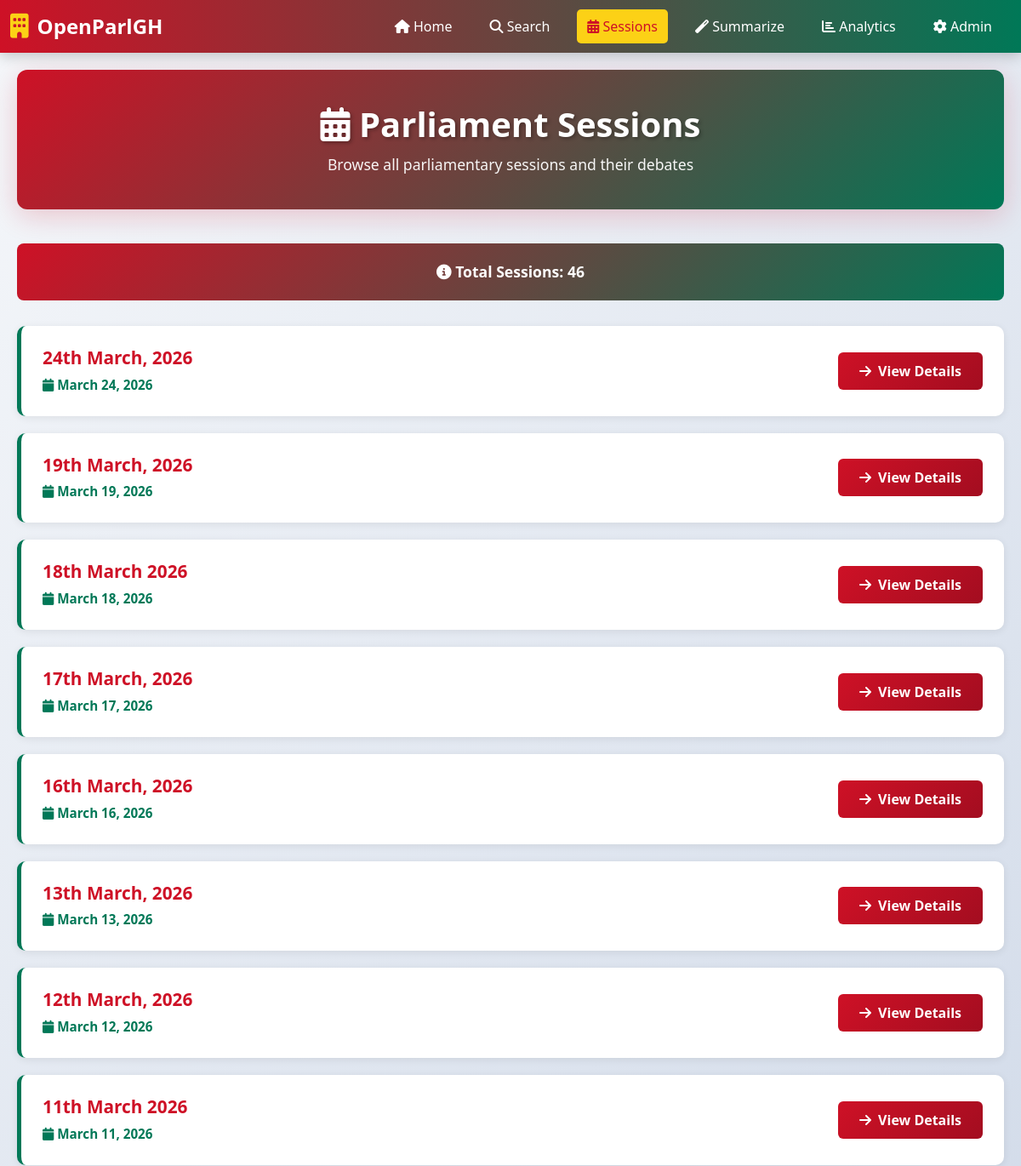
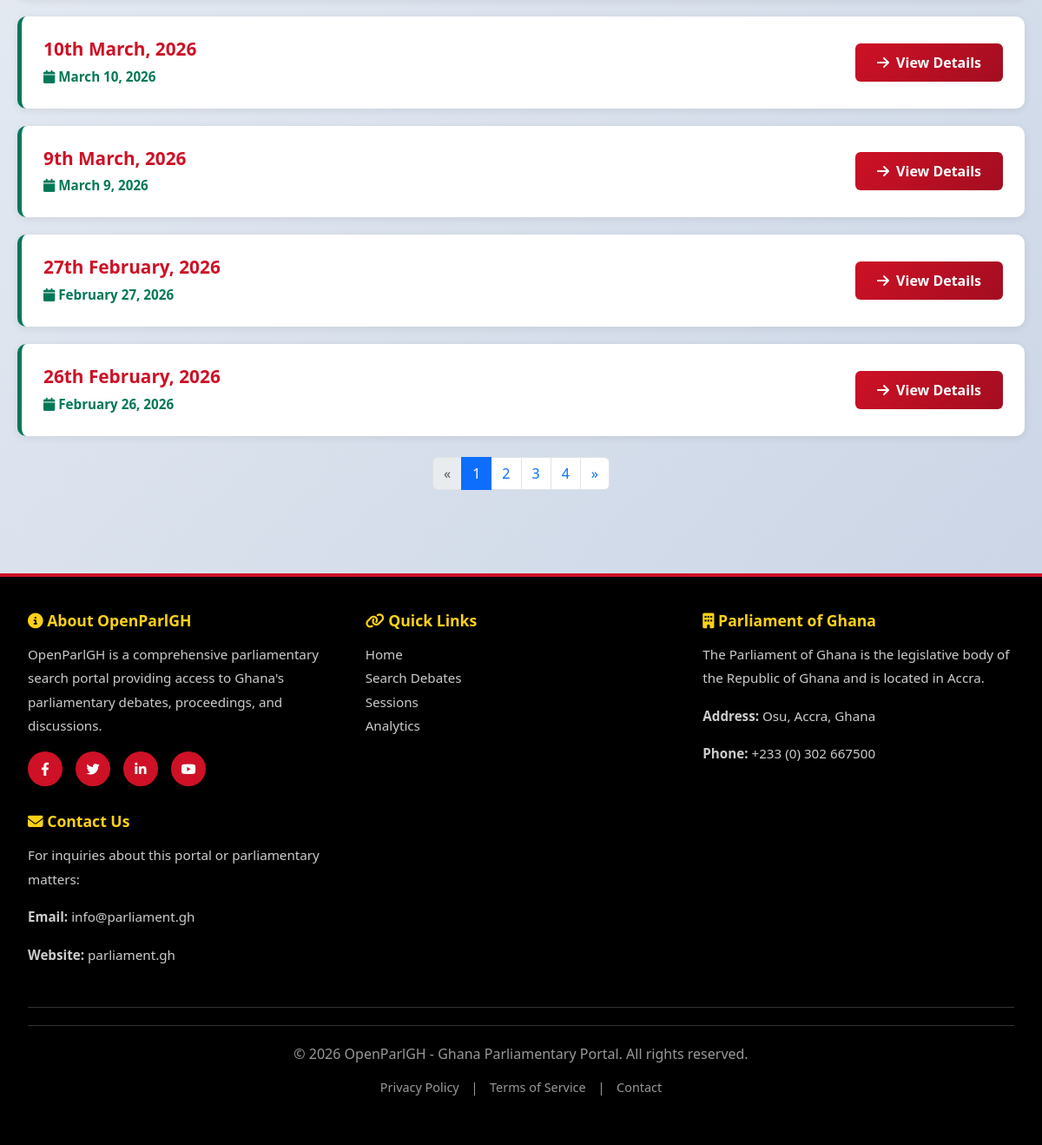
The app's page /sessions/ with its own data (2 pictures, top to bottom).
### app/models.py (models this page shows, shortened)
class Session(models.Model):
    parliament_number = models.IntegerField(null=True, blank=True)
    meeting_number = models.IntegerField(null=True, blank=True)
    sitting_date = models.DateField()
    title = models.CharField(max_length=255)  # e.g. "21 November, 2025"
    pdf_file = models.ForeignKey(HansardFile, on_delete=models.SET_NULL, null=True)

### app/views.py (the view)
# urls.py: path('sessions/', views.session_list, name='session_list'),
def session_list(request):
    sessions = Session.objects.all().order_by('-sitting_date')
    sessions_qs = Session.objects.all().order_by('-sitting_date')
    page = request.GET.get('page', 1)
    per_page = 12
    paginator = Paginator(sessions_qs, per_page)
    try:
        sessions = paginator.page(page)
    except PageNotAnInteger:
        sessions = paginator.page(1)
    except EmptyPage:
        sessions = paginator.page(paginator.num_pages)
    context = {
        'sessions': sessions,
        'paginator': paginator,
    }
    return render(request, 'session_list.html', context)

### app/templates/session_list.html (shortened to what this page needs)
{% extends 'base.html' %}
{% block content %}
<div class="page-header">
    <h1><i class="fas fa-calendar-alt"></i> Parliament Sessions</h1>
    <p>Browse all parliamentary sessions and their debates</p>
</div>
{% if sessions %}
<div class="sessions-count">
    <i class="fas fa-info-circle"></i> Total Sessions: <strong>{{paginator.count }}</strong>
</div>
{% for session in sessions %}
<div class="session-card">
    <div class="session-info">
        <h3>{{ session.title }}</h3>
        <div class="session-date">
            <i class="fas fa-calendar"></i> {{session.sitting_date|date:"F j, Y"}}
        </div>
    </div>
    <a href="{% url 'session_detail' session.id %}" class="session-link">
        <i class="fas fa-arrow-right"></i> View Details
    </a>
</div>
{% endfor %}
{% if sessions.has_other_pages %}
<nav aria-label="Session pagination" class="mt-4">
    <ul class="pagination justify-content-center">
        {% if sessions.has_previous %}
        <li class="page-item">
            <a class="page-link"
                href="?page={{ sessions.previous_page_number }}"
                aria-label="Previous">
                <span aria-hidden="true">&laquo;</span>
            </a>
        </li>
        {% else %}
        <li class="page-item disabled"><span
                class="page-link">&laquo;</span></li>
        {% endif %}
        {% for num in sessions.paginator.page_range %}
        {% if sessions.number == num %}
        <li class="page-item active" aria-current="page"><span
                class="page-link">{{ num }}</span></li>
        {% elif num > sessions.number|add:'-5' and num < sessions.number|add:'5'%}
        <li class="page-item"><a class="page-link" href="?page={{ num }}">{{ num}}</a></li>
        {% endif %}
        {% endfor %}
        {% if sessions.has_next %}
        <li class="page-item">
            <a class="page-link" href="?page={{ sessions.next_page_number }}"
                aria-label="Next">
                <span aria-hidden="true">&raquo;</span>
            </a>
        </li>
        {% else %}
        <li class="page-item disabled"><span
                class="page-link">&raquo;</span></li>
        {% endif %}
    </ul>
</nav>
{% endif %}
{% else %}
<div class="no-sessions">
    <i class="fas fa-calendar-times"></i>
    <h2>No Sessions Found</h2>
    <p>There are currently no parliamentary sessions available.</p>
</div>
{% endif %}
{% endblock %}

### app/templates/base.html (style rules this page uses)
:root { --ghana-red: #CE1126; --ghana-yellow: #FCD116; --ghana-green: #007857; --ghana-black: #000000; --ghana-white: #FFFFFF; --ghana-light-gray: #f5f7fa; }
* { margin: 0; padding: 0; box-sizing: border-box; }
html, body { height: 100%; }
body { font-family: 'Segoe UI', Tahoma, Geneva, Verdana, sans-serif; background: linear-gradient(135deg, #f5f7fa 0%, #c3cfe2 100%); display: flex; flex-direction: column; min-height: 100vh; }
.page-header { background: linear-gradient(135deg, var(--ghana-red) 0%, var(--ghana-green) 100%); color: var(--ghana-white); padding: 40px 20px; border-radius: 12px; margin-bottom: 40px; box-shadow: 0 8px 32px rgba(206, 17, 38, 0.2); text-align: center; }
.page-header h1 { font-size: 2.5rem; font-weight: 700; margin-bottom: 10px; text-shadow: 2px 2px 4px rgba(0, 0, 0, 0.3); }
.page-header p { font-size: 1.1rem; opacity: 0.95; margin: 0; }

### app/templates/session_list.html (style rules this page uses)
.session-card { background: var(--ghana-white); padding: 25px; margin-bottom: 20px; border-radius: 10px; box-shadow: 0 2px 10px rgba(0, 0, 0, 0.08); border-left: 5px solid var(--ghana-green); transition: all 0.3s ease; display: flex; justify-content: space-between; align-items: center; }
.session-info h3 { color: var(--ghana-red); font-size: 1.3rem; font-weight: 700; margin-bottom: 8px; }
.session-date { color: var(--ghana-green); font-weight: 600; font-size: 0.95rem; }
.session-link { background: linear-gradient(135deg, var(--ghana-red) 0%, #a30d20 100%); color: var(--ghana-white); padding: 10px 25px; border-radius: 6px; text-decoration: none; font-weight: 600; transition: all 0.3s ease; display: inline-flex; align-items: center; gap: 8px; white-space: nowrap; }
.sessions-count { background: linear-gradient(135deg, var(--ghana-red) 0%, var(--ghana-green) 100%); color: var(--ghana-white); padding: 20px; border-radius: 8px; margin-bottom: 30px; text-align: center; font-size: 1.1rem; font-weight: 600; }

### records on screen
Session: title "24th March, 2026", sitting_date "March 24, 2026"
Session: title "19th March, 2026", sitting_date "March 19, 2026"
Session: title "18th March 2026", sitting_date "March 18, 2026"
Session: title "17th March, 2026", sitting_date "March 17, 2026"
Session: title "16th March, 2026", sitting_date "March 16, 2026"
Session: title "13th March, 2026", sitting_date "March 13, 2026"
Session: title "12th March, 2026", sitting_date "March 12, 2026"
Session: title "11th March 2026", sitting_date "March 11, 2026"
Session: title "10th March, 2026", sitting_date "March 10, 2026"
Session: title "9th March, 2026", sitting_date "March 9, 2026"
Session: title "27th February, 2026", sitting_date "February 27, 2026"
Session: title "26th February, 2026", sitting_date "February 26, 2026"

### other values on screen
{{ paginator.count }} "46"
{{ num }} "1"
{{ num }} "2" "3" "4"
